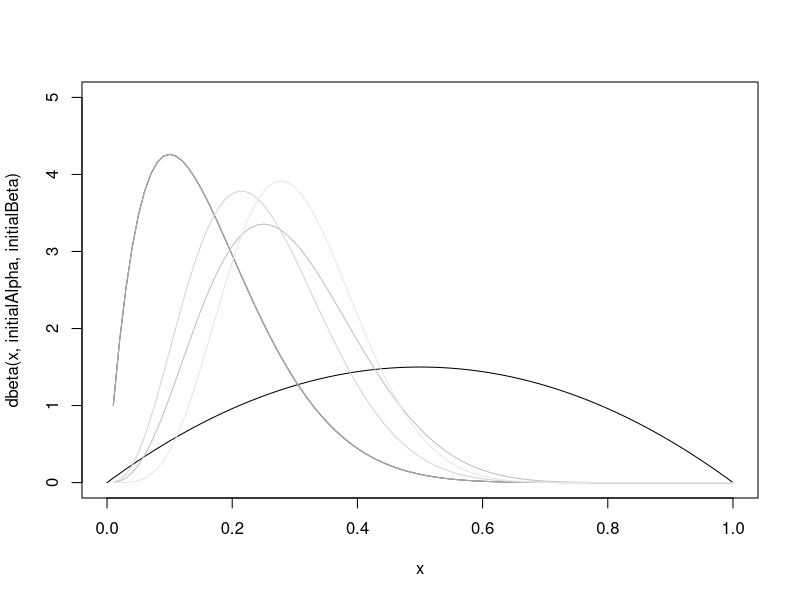

Reproduce this figure in R.
# Estimate the beta conjugate prior

data <- read.csv('data.csv')

# Distribution properties
initialAlpha <- 2.0
initialBeta <- 2.0

# Counters
n <- 0          # Number of observations processed
counter <- 0 # Which observation row we're on 
subjSum <- 0

# Colours for plotting the curve
greyColours <- gray.colors(length(data)+1)

# Curve values
x <- seq(1,100)/100.0
curve(dbeta(x, initialAlpha, initialBeta),ylim=c(0,5))

alphaEstimate <- initialAlpha
betaEstimate <- initialBeta

for (i in 1:nrow(data)) {
    row <- data[i,]
    subj <- sum(row[c('pos','neg','neu')])
    t <- sum(row['total'])
    subjSum <- subjSum + subj
    n <- n + t
    counter <- counter + 1
    alphaEstimate <- initialAlpha + subjSum
    betaEstimate <- initialBeta + n - subjSum
#    print(alphaEstimate)
#    print(betaEstimate)
    if (i %% 2 == 0) {
        lines(x, dbeta(x, alphaEstimate, betaEstimate), col=greyColours[counter])
    }
    if (i > 1000) break 
}

